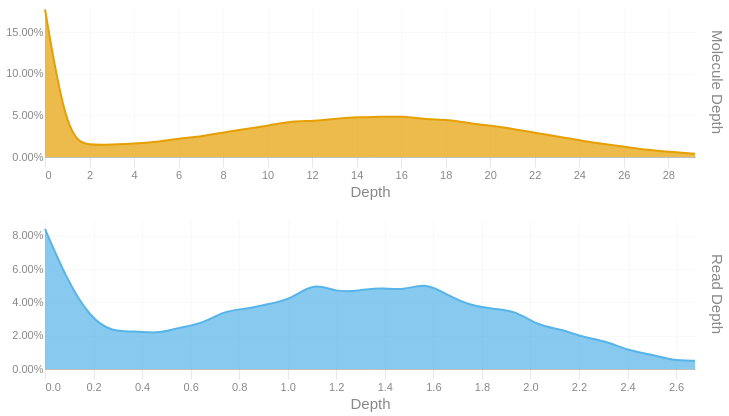

Write notebook code for a chart like this one.
### Code cell
readdep = depth_hist(tb['Read Depth'], q99, 3)
readdep = readdep.with_columns(pl.lit('Read Depth').alias('Metric'))
if not SKIPLR:
    moldep = depth_hist(tb['Molecule Depth'], mol_q99, 1)
    moldep = moldep.with_columns(pl.lit('Molecule Depth').alias('Metric'))
    _hist = pl.concat([readdep, moldep])
    _hist = _hist.filter(pl.col('Proportion') != 0)
    with SafeRender(_hist):
        (
            alt.Chart(_hist)        
            .mark_area(interpolate = "basis")
            .encode(
                x=alt.X('Bin:Q').scale(domainMin=0).axis(alt.Axis(title='Depth')),
                y = alt.Y('Proportion:Q', title = None).axis(format = '.2%'),
                color = alt.Color('Metric:N').legend(None),
                row = alt.Row("Metric:N").header(title = None, labelOrient = 'right'),
                tooltip = [
                    alt.Tooltip("Metric:N", title = "Metric"),
                    alt.Tooltip('Interval:N', title = "Depth Interval"),
                    alt.Tooltip('Proportion:Q', title = "% Alignments").format('.2%')
                ]
            )
            .resolve_scale(x='independent', y='independent')
            .properties(
                height = 150, width = 650,
                usermeta={'embedOptions': {'downloadFileName': f'{samplename}.depth.hist'}}
            )
        ).display()
else:
    readdep = readdep.filter(pl.col('Proportion') != 0)
    with SafeRender(readdep):
        (
            alt.Chart(readdep)        
            .mark_area(interpolate = "basis")
            .encode(
                x=alt.X('Bin:Q').scale(domainMin=0).axis(alt.Axis(title='Depth')),
                y = alt.Y('Proportion:Q', title = None).axis(format = '.2%'),
                tooltip = [
                    alt.Tooltip('Interval:N', title = "Depth Interval"),
                    alt.Tooltip('Proportion:Q', title = "% Alignments").format('.2%')
                ]
            )
            .properties(
                usermeta={'embedOptions': {'downloadFileName': f'{samplename}.depth.hist'}}
            )
        ).display()

### Figure 1 — Vega-Lite specification as saved in the notebook (floating-point values rounded to 4 significant figures)
{"width": 650, "height": 150, "config": {"title": {"anchor": "start", "dy": -15, "fontSize": 18, "color": "#888888", "subtitleColor": "#888888", "subtitleFontSize": 14}, "arc": {"fill": "#0072B2"}, "axis": {"domainColor": "#888888", "domainWidth": 0.5, "gridWidth": 0.2, "grid": false, "titleFontWeight": 400, "titleFontSize": 15, "labelFontSize": 11, "labelColor": "#888888", "tickColor": "#888888", "tickWidth": 0.2, "titleColor": "#888888"}, "axisBand": {"grid": false}, "axisX": {"grid": true, "tickSize": 10, "domainCap": "round"}, "axisY": {"domain": false, "grid": true, "tickSize": 0, "domainCap": "round"}, "background": "transparent", "header": {"labelFontSize": 15, "labelColor": "#888888", "titleFontSize": 15, "titleFontWeight": 600, "titleColor": "#888888"}, "legend": {"labelFont": "sans-serif", "labelFontSize": 12, "labelColor": "#888888", "symbolSize": 100, "symbolType": "circle", "titleFontSize": 12, "titlePadding": 10, "titleColor": "#888888", "title": null}, "range": {"category": ["#E69F00", "#56B4E9", "#009E73", "#F0E442", "#0072B2", "#D55E00", "#CC79A7", "#000000"], "diverging": ["#cfe8f3", "#a2d4ec", "#73bfe2", "#46abdb", "#1696d2", "#12719e"]}, "area": {"fill": "#0072B2", "fillOpacity": 0.7, "line": true, "strokeOpacity": 0.7}, "line": {"color": "#0072B2", "stroke": "#0072B2", "strokeWidth": 2}, "trail": {"color": "#0072B2", "stroke": "#0072B2", "strokeWidth": 0, "size": 1}, "point": {"filled": true, "fillOpacity": 1.0, "size": 95}, "text": {"color": "#888888", "fontSize": 11, "align": "right", "fontWeight": 400, "size": 11}, "bar": {"fill": "#0072B2", "stroke": null}, "view": {"stroke": null, "continuousWidth": 660, "continuousHeight": 400}}, "data": {"name": "data-7f750afc8d4bae1f0f532e48d92ef492"}, "mark": {"type": "area", "interpolate": "basis"}, "encoding": {"color": {"field": "Metric", "legend": null, "type": "nominal"}, "row": {"field": "Metric", "header": {"title": null, "labelOrient": "right"}, "type": "nominal"}, "tooltip": [{"field": "Metric", "title": "Metric", "type": "nominal"}, {"field": "Interval", "title": "Depth Interval", "type": "nominal"}, {"field": "Proportion", "format": ".2%", "title": "% Alignments", "type": "quantitative"}], "x": {"axis": {"title": "Depth"}, "field": "Bin", "scale": {"domainMin": 0}, "type": "quantitative"}, "y": {"axis": {"format": ".2%"}, "field": "Proportion", "title": null, "type": "quantitative"}}, "resolve": {"scale": {"x": "independent", "y": "independent"}}, "usermeta": {"embedOptions": {"downloadFileName": "TF26LRJL0082_50B_H_10484332_23Y22YLT4_L7.depth.hist"}}, "$schema": "https://vega.github.io/schema/vega-lite/v6.4.1.json", "datasets": {"data-7f750afc8d4bae1f0f532e48d92ef492": [{"Bin": 0.0, "Interval": "0.0-0.092", "Proportion": 0.084, "Metric": "Read Depth"}, {"Bin": 0.092, "Interval": "0.092-0.185", "Proportion": 0.053, "Metric": "Read Depth"}, {"Bin": 0.185, "Interval": "0.185-0.277", "Proportion": 0.031, "Metric": "Read Depth"}, {"Bin": 0.277, "Interval": "0.277-0.369", "Proportion": 0.022, "Metric": "Read Depth"}, {"Bin": 0.369, "Interval": "0.369-0.462", "Proportion": 0.023, "Metric": "Read Depth"}, {"Bin": 0.462, "Interval": "0.462-0.554", "Proportion": 0.021, "Metric": "Read Depth"}, {"Bin": 0.554, "Interval": "0.554-0.646", "Proportion": 0.025, "Metric": "Read Depth"}, {"Bin": 0.646, "Interval": "0.646-0.739", "Proportion": 0.027, "Metric": "Read Depth"}, {"Bin": 0.739, "Interval": "0.739-0.831", "Proportion": 0.035, "Metric": "Read Depth"}, {"Bin": 0.831, "Interval": "0.831-0.923", "Proportion": 0.036, "Metric": "Read Depth"}, {"Bin": 0.923, "Interval": "0.923-1.016", "Proportion": 0.039, "Metric": "Read Depth"}, {"Bin": 1.016, "Interval": "1.016-1.108", "Proportion": 0.042, "Metric": "Read Depth"}, {"Bin": 1.108, "Interval": "1.108-1.2", "Proportion": 0.052, "Metric": "Read Depth"}, {"Bin": 1.2, "Interval": "1.2-1.293", "Proportion": 0.046, "Metric": "Read Depth"}, {"Bin": 1.293, "Interval": "1.293-1.385", "Proportion": 0.047, "Metric": "Read Depth"}, {"Bin": 1.385, "Interval": "1.385-1.477", "Proportion": 0.049, "Metric": "Read Depth"}, {"Bin": 1.477, "Interval": "1.477-1.57", "Proportion": 0.047, "Metric": "Read Depth"}, {"Bin": 1.57, "Interval": "1.57-1.662", "Proportion": 0.052, "Metric": "Read Depth"}, {"Bin": 1.662, "Interval": "1.662-1.754", "Proportion": 0.044, "Metric": "Read Depth"}, {"Bin": 1.754, "Interval": "1.754-1.847", "Proportion": 0.038, "Metric": "Read Depth"}, {"Bin": 1.847, "Interval": "1.847-1.939", "Proportion": 0.036, "Metric": "Read Depth"}, {"Bin": 1.939, "Interval": "1.939-2.031", "Proportion": 0.035, "Metric": "Read Depth"}, {"Bin": 2.031, "Interval": "2.031-2.124", "Proportion": 0.026, "Metric": "Read Depth"}, {"Bin": 2.124, "Interval": "2.124-2.216", "Proportion": 0.024, "Metric": "Read Depth"}, {"Bin": 2.216, "Interval": "2.216-2.308", "Proportion": 0.019, "Metric": "Read Depth"}, {"Bin": 2.308, "Interval": "2.308-2.401", "Proportion": 0.017, "Metric": "Read Depth"}, {"Bin": 2.401, "Interval": "2.401-2.493", "Proportion": 0.011, "Metric": "Read Depth"}, {"Bin": 2.493, "Interval": "2.493-2.585", "Proportion": 0.009, "Metric": "Read Depth"}, {"Bin": 2.585, "Interval": "2.585-2.678", "Proportion": 0.005, "Metric": "Read Depth"}, {"Bin": 2.678, "Interval": "2.678-2.77", "Proportion": 0.005, "Metric": "Read Depth"}, {"Bin": 0.0, "Interval": "0.0-1.0", "Proportion": 0.177, "Metric": "Molecule Depth"}, {"Bin": 1.0, "Interval": "1.0-2.0", "Proportion": 0.021, "Metric": "Molecule Depth"}, {"Bin": 2.0, "Interval": "2.0-3.0", "Proportion": 0.014, "Metric": "Molecule Depth"}, {"Bin": 3.0, "Interval": "3.0-4.0", "Proportion": 0.015, "Metric": "Molecule Depth"}, {"Bin": 4.0, "Interval": "4.0-5.0", "Proportion": 0.016, "Metric": "Molecule Depth"}, {"Bin": 5.0, "Interval": "5.0-6.0", "Proportion": 0.018, "Metric": "Molecule Depth"}, {"Bin": 6.0, "Interval": "6.0-7.1", "Proportion": 0.022, "Metric": "Molecule Depth"}, {"Bin": 7.1, "Interval": "7.1-8.1", "Proportion": 0.025, "Metric": "Molecule Depth"}, {"Bin": 8.1, "Interval": "8.1-9.1", "Proportion": 0.03, "Metric": "Molecule Depth"}, {"Bin": 9.1, "Interval": "9.1-10.1", "Proportion": 0.034, "Metric": "Molecule Depth"}, {"Bin": 10.1, "Interval": "10.1-11.1", "Proportion": 0.038, "Metric": "Molecule Depth"}, {"Bin": 11.1, "Interval": "11.1-12.1", "Proportion": 0.043, "Metric": "Molecule Depth"}, {"Bin": 12.1, "Interval": "12.1-13.1", "Proportion": 0.043, "Metric": "Molecule Depth"}, {"Bin": 13.1, "Interval": "13.1-14.1", "Proportion": 0.046, "Metric": "Molecule Depth"}, {"Bin": 14.1, "Interval": "14.1-15.1", "Proportion": 0.048, "Metric": "Molecule Depth"}, {"Bin": 15.1, "Interval": "15.1-16.1", "Proportion": 0.048, "Metric": "Molecule Depth"}, {"Bin": 16.1, "Interval": "16.1-17.1", "Proportion": 0.049, "Metric": "Molecule Depth"}, {"Bin": 17.1, "Interval": "17.1-18.1", "Proportion": 0.045, "Metric": "Molecule Depth"}, {"Bin": 18.1, "Interval": "18.1-19.2", "Proportion": 0.045, "Metric": "Molecule Depth"}, {"Bin": 19.2, "Interval": "19.2-20.2", "Proportion": 0.04, "Metric": "Molecule Depth"}, {"Bin": 20.2, "Interval": "20.2-21.2", "Proportion": 0.037, "Metric": "Molecule Depth"}, {"Bin": 21.2, "Interval": "21.2-22.2", "Proportion": 0.033, "Metric": "Molecule Depth"}, {"Bin": 22.2, "Interval": "22.2-23.2", "Proportion": 0.028, "Metric": "Molecule Depth"}, {"Bin": 23.2, "Interval": "23.2-24.2", "Proportion": 0.024, "Metric": "Molecule Depth"}, {"Bin": 24.2, "Interval": "24.2-25.2", "Proportion": 0.019, "Metric": "Molecule Depth"}, {"Bin": 25.2, "Interval": "25.2-26.2", "Proportion": 0.015, "Metric": "Molecule Depth"}, {"Bin": 26.2, "Interval": "26.2-27.2", "Proportion": 0.012, "Metric": "Molecule Depth"}, {"Bin": 27.2, "Interval": "27.2-28.2", "Proportion": 0.008, "Metric": "Molecule Depth"}, {"Bin": 28.2, "Interval": "28.2-29.2", "Proportion": 0.006, "Metric": "Molecule Depth"}, {"Bin": 29.2, "Interval": "29.2-30.24", "Proportion": 0.004, "Metric": "Molecule Depth"}]}}
